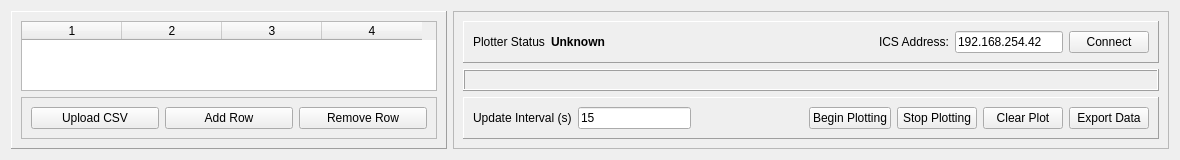
      <widget class="QWidget" name="REST_Plotter">
       <attribute name="title">
        <string>System Readbacks</string>
       </attribute>
       <layout class="QHBoxLayout" name="horizontalLayout_4">
        <item>
         <widget class="QFrame" name="frame_5">
          <property name="autoFillBackground">
           <bool>true</bool>
          </property>
          <property name="frameShape">
           <enum>QFrame::Panel</enum>
          </property>
          <property name="frameShadow">
           <enum>QFrame::Raised</enum>
          </property>
          <layout class="QVBoxLayout" name="verticalLayout">
           <item>
            <widget class="QTableWidget" name="params_table">
             <property name="sizePolicy">
              <sizepolicy hsizetype="Preferred" vsizetype="Expanding">
               <horstretch>0</horstretch>
               <verstretch>0</verstretch>
              </sizepolicy>
             </property>
             <property name="sizeAdjustPolicy">
              <enum>QAbstractScrollArea::AdjustToContentsOnFirstShow</enum>
             </property>
             <property name="alternatingRowColors">
              <bool>true</bool>
             </property>
             <property name="columnCount">
              <number>4</number>
             </property>
             <column/>
             <column/>
             <column/>
             <column/>
            </widget>
           </item>
           <item>
            <widget class="QFrame" name="frame">
             <property name="sizePolicy">
              <sizepolicy hsizetype="Minimum" vsizetype="Minimum">
               <horstretch>0</horstretch>
               <verstretch>0</verstretch>
              </sizepolicy>
             </property>
             <property name="frameShape">
              <enum>QFrame::StyledPanel</enum>
             </property>
             <property name="frameShadow">
              <enum>QFrame::Raised</enum>
             </property>
             <layout class="QHBoxLayout" name="horizontalLayout">
              <item>
               <widget class="QPushButton" name="upload_readbacks_btn">
                <property name="text">
                 <string>Upload CSV</string>
                </property>
               </widget>
              </item>
              <item>
               <widget class="QPushButton" name="add_row_btn">
                <property name="text">
                 <string>Add Row</string>
                </property>
               </widget>
              </item>
              <item>
               <widget class="QPushButton" name="remove_row_btn">
                <property name="text">
                 <string>Remove Row</string>
                </property>
               </widget>
              </item>
             </layout>
            </widget>
           </item>
          </layout>
         </widget>
        </item>
        <item>
         <widget class="QFrame" name="frame_4">
          <property name="frameShape">
           <enum>QFrame::StyledPanel</enum>
          </property>
          <property name="frameShadow">
           <enum>QFrame::Raised</enum>
          </property>
          <layout class="QVBoxLayout" name="verticalLayout_2">
           <item>
            <widget class="QFrame" name="frame_3">
             <property name="autoFillBackground">
              <bool>true</bool>
             </property>
             <property name="frameShape">
              <enum>QFrame::Panel</enum>
             </property>
             <property name="frameShadow">
              <enum>QFrame::Raised</enum>
             </property>
             <layout class="QHBoxLayout" name="horizontalLayout_3">
              <item>
               <widget class="QLabel" name="label">
                <property name="text">
                 <string>Plotter Status</string>
                </property>
               </widget>
              </item>
              <item>
               <widget class="QLabel" name="status_label">
                <property name="font">
                 <font>
                  <weight>75</weight>
                  <bold>true</bold>
                 </font>
                </property>
                <property name="text">
                 <string>Unknown</string>
                </property>
               </widget>
              </item>
              <item>
               <spacer name="horizontalSpacer_4">
                <property name="orientation">
                 <enum>Qt::Horizontal</enum>
                </property>
                <property name="sizeType">
                 <enum>QSizePolicy::Fixed</enum>
                </property>
                <property name="sizeHint" stdset="0">
                 <size>
                  <width>268</width>
                  <height>20</height>
                 </size>
                </property>
               </spacer>
              </item>
              <item>
               <widget class="QLabel" name="label_3">
                <property name="text">
                 <string>ICS Address:</string>
                </property>
               </widget>
              </item>
              <item>
               <widget class="QLineEdit" name="address_input">
                <property name="sizePolicy">
                 <sizepolicy hsizetype="MinimumExpanding" vsizetype="Fixed">
                  <horstretch>0</horstretch>
                  <verstretch>0</verstretch>
                 </sizepolicy>
                </property>
                <property name="text">
                 <string>192.168.254.42</string>
                </property>
               </widget>
              </item>
              <item>
               <widget class="QPushButton" name="connect_btn">
                <property name="text">
                 <string>Connect</string>
                </property>
               </widget>
              </item>
             </layout>
            </widget>
           </item>
           <item>
            <widget class="QFrame" name="frame_13">
             <property name="frameShape">
              <enum>QFrame::Box</enum>
             </property>
             <property name="frameShadow">
              <enum>QFrame::Raised</enum>
             </property>
             <layout class="QHBoxLayout" name="horizontalLayout_23">
              <item>
               <widget class="PlotWidget" name="plotting_widget" native="true">
                <property name="sizePolicy">
                 <sizepolicy hsizetype="Preferred" vsizetype="MinimumExpanding">
                  <horstretch>0</horstretch>
                  <verstretch>0</verstretch>
                 </sizepolicy>
                </property>
               </widget>
              </item>
             </layout>
            </widget>
           </item>
           <item>
            <widget class="QFrame" name="frame_2">
             <property name="autoFillBackground">
              <bool>true</bool>
             </property>
             <property name="frameShape">
              <enum>QFrame::Panel</enum>
             </property>
             <property name="frameShadow">
              <enum>QFrame::Raised</enum>
             </property>
             <layout class="QHBoxLayout" name="horizontalLayout_2">
              <item>
               <widget class="QLabel" name="label_2">
                <property name="text">
                 <string>Update Interval (s)</string>
                </property>
               </widget>
              </item>
              <item>
               <widget class="QLineEdit" name="interval_input">
                <property name="text">
                 <string>15</string>
                </property>
               </widget>
              </item>
              <item>
               <spacer name="horizontalSpacer_3">
                <property name="orientation">
                 <enum>Qt::Horizontal</enum>
                </property>
                <property name="sizeHint" stdset="0">
                 <size>
                  <width>27</width>
                  <height>20</height>
                 </size>
                </property>
               </spacer>
              </item>
              <item>
               <widget class="QPushButton" name="begin_plot_btn">
                <property name="text">
                 <string>Begin Plotting</string>
                </property>
               </widget>
              </item>
              <item>
               <widget class="QPushButton" name="stop_plot_btn">
                <property name="text">
                 <string>Stop Plotting</string>
                </property>
               </widget>
              </item>
              <item>
               <widget class="QPushButton" name="clear_plot_btn">
                <property name="text">
                 <string>Clear Plot</string>
                </property>
               </widget>
              </item>
              <item>
               <widget class="QPushButton" name="export_data_btn">
                <property name="text">
                 <string>Export Data</string>
                </property>
               </widget>
              </item>
             </layout>
            </widget>
           </item>
          </layout>
         </widget>
        </item>
       </layout>
      </widget>
